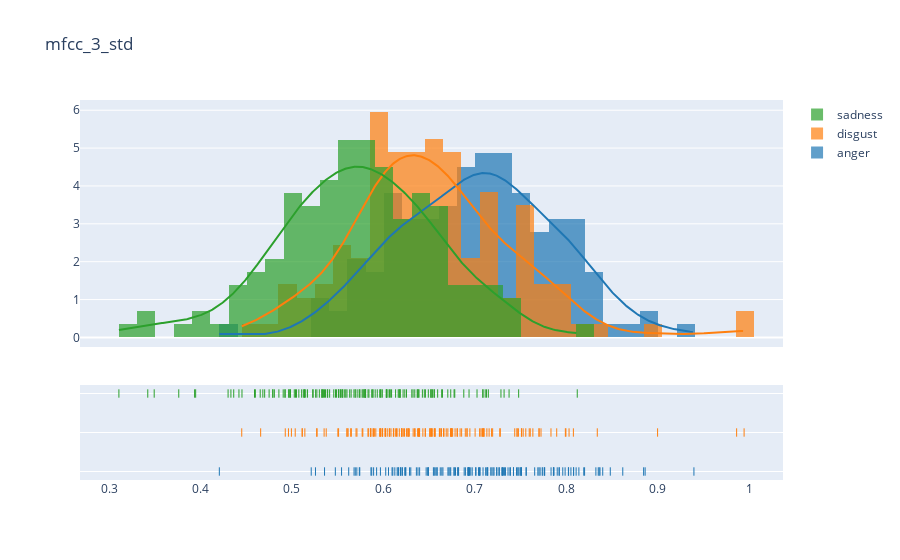

Notebook source saved alongside this figure:
### Code cell
# Histogram of the most discriminative feature

import plotly.figure_factory as ff
df = pd.DataFrame(feats)
df['labels'] = cols

active_labels = ['anger', 'disgust', 'sadness']

x = []
i=78
for lab in active_labels:
    x1 = df.loc[df.labels==lab, i]
    x.append(x1)

fig = ff.create_distplot(x, active_labels, bin_size=.02)
fig.update_layout({'title': 'mfcc_3_std'})
fig.show()

### Figure 1 — Plotly figure (JSON) as saved in the notebook; plotly's stock layout.template omitted (floating-point values rounded to 4 significant figures; data arrays with more than 128 entries replaced by an {"elided": "..."} marker saying what was removed)
{"data": [{"autobinx": false, "histnorm": "probability density", "legendgroup": "anger", "marker": {"color": "rgb(31, 119, 180)"}, "name": "anger", "opacity": 0.7, "type": "histogram", "x": {"elided": "144 float values"}, "xaxis": "x", "xbins": {"end": 0.9395, "size": 0.02, "start": 0.4205}, "yaxis": "y"}, {"autobinx": false, "histnorm": "probability density", "legendgroup": "disgust", "marker": {"color": "rgb(255, 127, 14)"}, "name": "disgust", "opacity": 0.7, "type": "histogram", "x": {"elided": "143 float values"}, "xaxis": "x", "xbins": {"end": 0.9944, "size": 0.02, "start": 0.445}, "yaxis": "y"}, {"autobinx": false, "histnorm": "probability density", "legendgroup": "sadness", "marker": {"color": "rgb(44, 160, 44)"}, "name": "sadness", "opacity": 0.7, "type": "histogram", "x": {"elided": "144 float values"}, "xaxis": "x", "xbins": {"end": 0.8119, "size": 0.02, "start": 0.3107}, "yaxis": "y"}, {"legendgroup": "anger", "marker": {"color": "rgb(31, 119, 180)"}, "mode": "lines", "name": "anger", "showlegend": false, "type": "scatter", "x": {"elided": "500 float values"}, "xaxis": "x", "y": {"elided": "500 float values"}, "yaxis": "y"}, {"legendgroup": "disgust", "marker": {"color": "rgb(255, 127, 14)"}, "mode": "lines", "name": "disgust", "showlegend": false, "type": "scatter", "x": {"elided": "500 float values"}, "xaxis": "x", "y": {"elided": "500 float values"}, "yaxis": "y"}, {"legendgroup": "sadness", "marker": {"color": "rgb(44, 160, 44)"}, "mode": "lines", "name": "sadness", "showlegend": false, "type": "scatter", "x": {"elided": "500 float values"}, "xaxis": "x", "y": {"elided": "500 float values"}, "yaxis": "y"}, {"legendgroup": "anger", "marker": {"color": "rgb(31, 119, 180)", "symbol": "line-ns-open"}, "mode": "markers", "name": "anger", "showlegend": false, "type": "scatter", "x": {"elided": "144 float values"}, "xaxis": "x", "y": {"elided": "144 str values"}, "yaxis": "y2"}, {"legendgroup": "disgust", "marker": {"color": "rgb(255, 127, 14)", "symbol": "line-ns-open"}, "mode": "markers", "name": "disgust", "showlegend": false, "type": "scatter", "x": {"elided": "143 float values"}, "xaxis": "x", "y": {"elided": "143 str values"}, "yaxis": "y2"}, {"legendgroup": "sadness", "marker": {"color": "rgb(44, 160, 44)", "symbol": "line-ns-open"}, "mode": "markers", "name": "sadness", "showlegend": false, "type": "scatter", "x": {"elided": "144 float values"}, "xaxis": "x", "y": {"elided": "144 str values"}, "yaxis": "y2"}], "layout": {"barmode": "overlay", "hovermode": "closest", "legend": {"traceorder": "reversed"}, "title": {"text": "mfcc_3_std"}, "xaxis": {"anchor": "y2", "domain": [0.0, 1.0], "zeroline": false}, "yaxis": {"anchor": "free", "domain": [0.35, 1], "position": 0.0}, "yaxis2": {"anchor": "x", "domain": [0, 0.25], "dtick": 1, "showticklabels": false}}}
